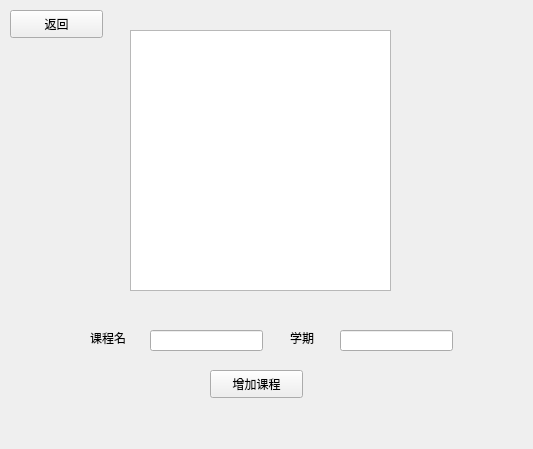
<?xml version="1.0" encoding="UTF-8"?>
<ui version="4.0">
 <class>tea_add</class>
 <widget class="QWidget" name="tea_add">
  <property name="geometry">
   <rect>
    <x>0</x>
    <y>0</y>
    <width>533</width>
    <height>449</height>
   </rect>
  </property>
  <property name="windowTitle">
   <string>Form</string>
  </property>
  <widget class="QTextBrowser" name="textBrowser">
   <property name="geometry">
    <rect>
     <x>130</x>
     <y>30</y>
     <width>261</width>
     <height>261</height>
    </rect>
   </property>
  </widget>
  <widget class="QLineEdit" name="lineEdit">
   <property name="geometry">
    <rect>
     <x>150</x>
     <y>330</y>
     <width>113</width>
     <height>21</height>
    </rect>
   </property>
  </widget>
  <widget class="QLabel" name="label">
   <property name="geometry">
    <rect>
     <x>90</x>
     <y>330</y>
     <width>72</width>
     <height>15</height>
    </rect>
   </property>
   <property name="text">
    <string>课程名</string>
   </property>
  </widget>
  <widget class="QPushButton" name="pushButton">
   <property name="geometry">
    <rect>
     <x>210</x>
     <y>370</y>
     <width>93</width>
     <height>28</height>
    </rect>
   </property>
   <property name="text">
    <string>增加课程</string>
   </property>
  </widget>
  <widget class="QPushButton" name="pushButton_2">
   <property name="geometry">
    <rect>
     <x>10</x>
     <y>10</y>
     <width>93</width>
     <height>28</height>
    </rect>
   </property>
   <property name="text">
    <string>返回</string>
   </property>
  </widget>
  <widget class="QLabel" name="label_2">
   <property name="geometry">
    <rect>
     <x>290</x>
     <y>330</y>
     <width>41</width>
     <height>16</height>
    </rect>
   </property>
   <property name="text">
    <string>学期</string>
   </property>
  </widget>
  <widget class="QLineEdit" name="lineEdit_2">
   <property name="geometry">
    <rect>
     <x>340</x>
     <y>330</y>
     <width>113</width>
     <height>21</height>
    </rect>
   </property>
  </widget>
 </widget>
 <resources/>
 <connections/>
</ui>
